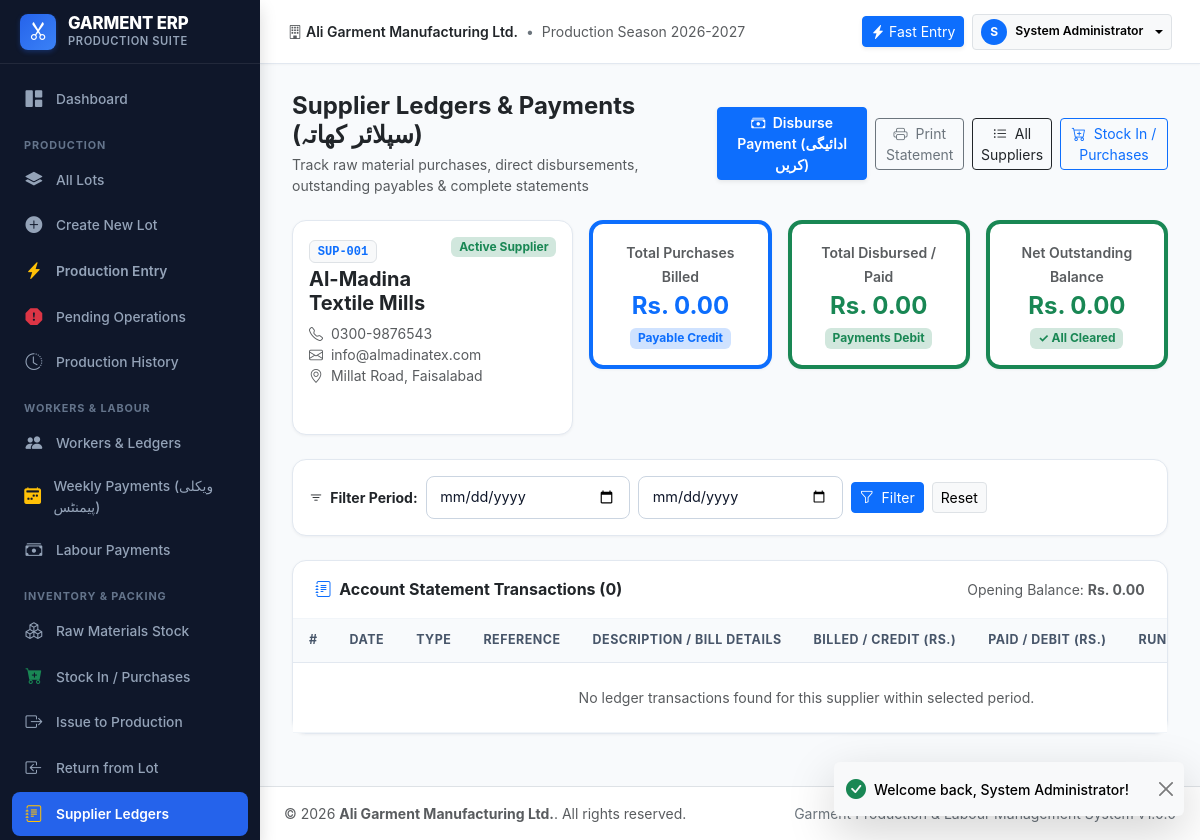
The app's page /modules/raw_materials/supplier_ledger.php?id=1 (signed in) with its own data.
### tables this page shows
CREATE TABLE `users` (
    `id` INT AUTO_INCREMENT PRIMARY KEY,
    `username` VARCHAR(50) NOT NULL UNIQUE,
    `password_hash` VARCHAR(255) NOT NULL,
    `full_name` VARCHAR(100) NOT NULL,
    `role_id` INT NOT NULL,
    `phone` VARCHAR(30) NULL,
    `email` VARCHAR(100) NULL,
    `is_active` TINYINT(1) NOT NULL DEFAULT 1,
    `created_at` DATETIME NOT NULL DEFAULT CURRENT_TIMESTAMP,
    `updated_at` DATETIME NOT NULL DEFAULT CURRENT_TIMESTAMP ON UPDATE CURRENT_TIMESTAMP,
    FOREIGN KEY (`role_id`) REFERENCES `roles`(`id`)
);

CREATE TABLE `suppliers` (
    `id` INT AUTO_INCREMENT PRIMARY KEY,
    `code` VARCHAR(40) NOT NULL UNIQUE,
    `name` VARCHAR(120) NOT NULL,
    `contact_person` VARCHAR(100) NULL,
    `phone` VARCHAR(40) NULL,
    `email` VARCHAR(100) NULL,
    `address` TEXT NULL,
    `opening_balance` DECIMAL(14,2) NOT NULL DEFAULT 0.00,
    `notes` TEXT NULL,
    `is_active` TINYINT(1) NOT NULL DEFAULT 1
);

### config/config.php (called while the page is built, shortened)
<?php
function get_db(): PDO {
    static $instance = null;
    if ($instance === null) {
        $dsn = "mysql:host=" . DB_HOST . ";port=" . DB_PORT . ";dbname=" . DB_NAME . ";charset=utf8mb4";
        $options = [
            PDO::ATTR_ERRMODE            => PDO::ERRMODE_EXCEPTION,
            PDO::ATTR_DEFAULT_FETCH_MODE => PDO::FETCH_ASSOC,
            PDO::ATTR_EMULATE_PREPARES   => false,
        ];
        try {
            $instance = new PDO($dsn, DB_USER, DB_PASS, $options);
        } catch (PDOException $e) {
            if (!empty(DB_PASS) && (DB_HOST === '127.0.0.1' || DB_HOST === 'localhost')) {
                try {
                    $instance = new PDO($dsn, DB_USER, '', $options);
                    return $instance;
                } catch (PDOException $e2) {
                }
            }
            error_log("Database connection error: " . $e->getMessage());
            die("<strong>Database connection error:</strong> Unable to connect to MySQL database [<strong>" . htmlspecialchars(DB_NAME) . "</strong>] on <strong>" . htmlspecialchars(DB_HOST) . "</strong>.<br><br>Please verify database credentials in <code>config/config.php</code>.<br><br><small>Technical details: " . htmlspecialchars($e->getMessage()) . "</small>");
        }
    }
    return $instance;
}
function clean(mixed $data): mixed {
    return htmlspecialchars(trim((string)$data), ENT_QUOTES, 'UTF-8');
}
function format_currency(float|int|string $amount): string {
    return 'Rs. ' . number_format((float)$amount, 2);
}
function get_setting(string $key, string $default = ''): string {
    static $settingsCache = null;
    if ($settingsCache === null) {
        $db = get_db();
        $stmt = $db->query("SELECT setting_key, setting_value FROM system_settings");
        $settingsCache = $stmt->fetchAll(PDO::FETCH_KEY_PAIR);
    }
    return $settingsCache[$key] ?? $default;
}

### config/auth.php (called while the page is built, shortened)
<?php
require_once __DIR__ . '/config.php';
function is_logged_in(): bool {
    return isset($_SESSION['user_id']) && !empty($_SESSION['user_id']);
}
function current_user(): ?array {
    static $userCache = null;
    if ($userCache === null) {
        $db = get_db();
        $stmt = $db->prepare("SELECT u.*,
                                     COALESCE(r.name, CASE WHEN u.role_id = 1 OR u.username = 'admin' THEN 'super_admin' ELSE 'viewer' END) AS role_name,
                                     COALESCE(r.display_name, CASE WHEN u.role_id = 1 OR u.username = 'admin' THEN 'Super Admin' ELSE 'Viewer' END) AS role_display
                              FROM users u
                              LEFT JOIN roles r ON u.role_id = r.id
                              WHERE u.id = ? AND u.is_active = 1");
        $stmt->execute([$_SESSION['user_id']]);
        $userCache = $stmt->fetch() ?: null;
    }
    return $userCache;
}
function require_login(): void {
    if (!is_logged_in() || current_user() === null) {
        unset($_SESSION['user_id'], $_SESSION['user_name'], $_SESSION['role']);
        redirect('login.php', 'Please log in to continue.', 'warning');
    }
}

### modules/raw_materials/supplier_ledger.php (the view, shortened to what this page needs)
<?php
require_once __DIR__ . '/../../config/config.php';
require_once __DIR__ . '/../../config/auth.php';
require_login();
$db = get_db();
$selectedSupplierId = (int)($_GET['supplier_id'] ?? $_GET['id'] ?? 0);
$selectedSupplier = null;
$transactions = [];
$dateFrom = trim($_GET['date_from'] ?? '');
$dateTo = trim($_GET['date_to'] ?? '');
if ($selectedSupplierId > 0) {
    $sQuery = $db->prepare("SELECT * FROM suppliers WHERE id = ?");
    $sQuery->execute([$selectedSupplierId]);
    $selectedSupplier = $sQuery->fetch();
    if ($selectedSupplier) {
        $filterSql = "WHERE supplier_id = ?";
        $filterParams = [$selectedSupplierId];
        $txStmt = $db->prepare("SELECT * FROM supplier_ledger $filterSql ORDER BY transaction_date ASC, id ASC");
        $txStmt->execute($filterParams);
        $transactions = $txStmt->fetchAll();
        $sumStmt = $db->prepare("SELECT
            COALESCE(SUM(debit), 0) AS total_paid,
            COALESCE(SUM(credit), 0) AS total_billed
            FROM supplier_ledger WHERE supplier_id = ?");
        $sumStmt->execute([$selectedSupplierId]);
        $sumRow = $sumStmt->fetch();
        $totalBilled = (float)$sumRow['total_billed'];
        $totalPaid = (float)$sumRow['total_paid'];
        $netPayable = round(((float)$selectedSupplier['opening_balance'] + $totalBilled) - $totalPaid, 2);
    }
}
require_once __DIR__ . '/../../includes/header.php';
require_once __DIR__ . '/../../includes/sidebar.php';
?>
<div class="app-main">
    <?php require_once __DIR__ . '/../../includes/topbar.php'; ?>
    <div class="app-content">
        <div class="d-flex flex-column flex-sm-row justify-content-between align-items-sm-center gap-3 mb-4">
            <div>
                <h4 class="fw-bold mb-1 text-dark">Supplier Ledgers & Payments (سپلائر کھاتہ)</h4>
                <p class="text-muted small mb-0">Track raw material purchases, direct disbursements, outstanding payables & complete statements</p>
            </div>
            <div class="d-flex align-items-center gap-2">
                <?php if ($selectedSupplier): ?>
                    <button type="button" class="btn btn-primary btn-sm fw-semibold shadow-sm" data-bs-toggle="modal" data-bs-target="#disbursePaymentModal">
                        <i class="bi bi-cash-stack me-1"></i> Disburse Payment (ادائیگی کریں)
                    </button>
                    <button type="button" onclick="window.print()" class="btn btn-outline-secondary btn-sm">
                        <i class="bi bi-printer me-1"></i> Print Statement
                    </button>
                    <a href="<?= BASE_URL ?>modules/raw_materials/supplier_ledger.php" class="btn btn-outline-dark btn-sm">
                        <i class="bi bi-list-ul me-1"></i> All Suppliers
                    </a>
                <?php endif; ?>
                <a href="<?= BASE_URL ?>modules/raw_materials/purchases.php" class="btn btn-outline-primary btn-sm">
                    <i class="bi bi-cart-plus me-1"></i> Stock In / Purchases
                </a>
            </div>
        </div>
        <?php if ($selectedSupplier): ?>
            <div class="row g-3 mb-4">
                <div class="col-12 col-lg-4">
                    <div class="card-modern h-100 p-3">
                        <div class="d-flex justify-content-between align-items-start mb-2">
                            <div>
                                <span class="badge bg-light text-primary border font-monospace mb-1"><?= clean($selectedSupplier['code']) ?></span>
                                <h5 class="fw-bold text-dark mb-0"><?= clean($selectedSupplier['name']) ?></h5>
                            </div>
                            <span class="badge bg-success-subtle text-success">Active Supplier</span>
                        </div>
                        <div class="small text-muted mb-2">
                            <div><i class="bi bi-telephone me-1"></i> <?= clean($selectedSupplier['phone'] ?: 'No phone') ?></div>
                            <div><i class="bi bi-envelope me-1"></i> <?= clean($selectedSupplier['email'] ?: 'No email') ?></div>
                            <div><i class="bi bi-geo-alt me-1"></i> <?= clean($selectedSupplier['address'] ?: 'Factory Mill / Supplier') ?></div>
                        </div>
                    </div>
                </div>
                <div class="col-12 col-lg-8">
                    <div class="row g-3">
                        <div class="col-12 col-sm-4">
                            <div class="card-modern p-3 border-start border-primary border-4 text-center">
                                <span class="text-muted small fw-semibold">Total Purchases Billed</span>
                                <h4 class="fw-bold text-primary my-1"><?= format_currency($totalBilled) ?></h4>
                                <span class="badge bg-primary-subtle text-primary small">Payable Credit</span>
                            </div>
                        </div>
                        <div class="col-12 col-sm-4">
                            <div class="card-modern p-3 border-start border-success border-4 text-center">
                                <span class="text-muted small fw-semibold">Total Disbursed / Paid</span>
                                <h4 class="fw-bold text-success my-1"><?= format_currency($totalPaid) ?></h4>
                                <span class="badge bg-success-subtle text-success small">Payments Debit</span>
                            </div>
                        </div>
                        <div class="col-12 col-sm-4">
                            <div class="card-modern p-3 border-start <?= $netPayable > 0 ? 'border-danger' : 'border-success' ?> border-4 text-center">
                                <span class="text-muted small fw-semibold">Net Outstanding Balance</span>
                                <h4 class="fw-bold <?= $netPayable > 0 ? 'text-danger' : 'text-success' ?> my-1"><?= format_currency($netPayable) ?></h4>
                                <span class="badge <?= $netPayable > 0 ? 'bg-danger-subtle text-danger' : 'bg-success-subtle text-success' ?> small">
                                    <?= $netPayable > 0 ? '⚠️ Outstanding Payable' : '✓ All Cleared' ?>
                                </span>
                            </div>
                        </div>
                    </div>
                </div>
            </div>
            <div class="card-modern mb-4 p-3">
                <form method="GET" action="" class="row g-2 align-items-center">
                    <div class="col-12 col-sm-auto">
                        <span class="fw-bold text-dark small"><i class="bi bi-filter me-1"></i> Filter Period:</span>
                    </div>
                    <div class="col-6 col-sm-3">
                        <input type="date" name="date_from" class="form-control form-control-sm" value="<?= clean($dateFrom) ?>" placeholder="From Date">
                    </div>
                    <div class="col-6 col-sm-3">
                        <input type="date" name="date_to" class="form-control form-control-sm" value="<?= clean($dateTo) ?>" placeholder="To Date">
                    </div>
                    <div class="col-12 col-sm-auto d-flex gap-2">
                        <button type="submit" class="btn btn-primary btn-sm"><i class="bi bi-funnel me-1"></i> Filter</button>
                        <a href="<?= BASE_URL ?>modules/raw_materials/supplier_ledger.php?id=<?= $selectedSupplierId ?>" class="btn btn-light btn-sm border">Reset</a>
                    </div>
                </form>
            </div>
            <div class="card-modern">
                <div class="card-modern-header d-flex justify-content-between align-items-center">
                    <h6 class="fw-bold mb-0 text-dark">
                        <i class="bi bi-journal-text text-primary me-1"></i> Account Statement Transactions (<?= count($transactions) ?>)
                    </h6>
                    <span class="text-muted small">Opening Balance: <strong><?= format_currency((float)$selectedSupplier['opening_balance']) ?></strong></span>
                </div>
                <div class="card-modern-body p-0">
                    <div class="table-responsive">
                        <table class="table table-modern align-middle mb-0">
                            <thead>
                                <tr>
                                    <th>#</th>
                                    <th>Date</th>
                                    <th>Type</th>
                                    <th>Reference</th>
                                    <th>Description / Bill Details</th>
                                    <th class="text-end">Billed / Credit (Rs.)</th>
                                    <th class="text-end">Paid / Debit (Rs.)</th>
                                    <th class="text-end">Running Balance (Rs.)</th>
                                </tr>
                            </thead>
                            <tbody>
                                <?php if (empty($transactions)): ?>
                                    <tr>
                                        <td colspan="8" class="text-center py-4 text-muted">
                                            No ledger transactions found for this supplier within selected period.
                                        </td>
                                    </tr>
                                <?php endif; ?>
                            </tbody>
                        </table>
                    </div>
                </div>
            </div>
        <?php endif; ?>
    </div>
<?php require_once __DIR__ . '/../../includes/footer.php'; ?>

### includes/topbar.php (shortened to what this page needs)
<?php
$currentUser = current_user();
?>
<header class="app-topbar">
    <div class="d-flex align-items-center gap-3">
        <div class="d-none d-md-flex align-items-center text-muted small">
            <i class="bi bi-building me-1"></i>
            <span class="fw-semibold text-dark"><?= clean(get_setting('company_name', 'Garment ERP')) ?></span>
            <span class="mx-2 text-secondary">•</span>
            <span>Production Season 2026-2027</span>
        </div>
    </div>
    <div class="d-flex align-items-center gap-2">
        <a href="<?= BASE_URL ?>modules/production/index.php" class="btn btn-sm btn-primary d-none d-sm-inline-flex align-items-center gap-1 shadow-sm">
            <i class="bi bi-lightning-charge-fill"></i>
            <span>Fast Entry</span>
        </a>
        <div class="dropdown">
            <button class="btn btn-sm btn-light border dropdown-toggle d-flex align-items-center gap-2" type="button" data-bs-toggle="dropdown" aria-expanded="false">
                <div class="bg-primary text-white rounded-circle d-flex align-items-center justify-content-center" style="width: 26px; height: 26px; font-size: 0.75rem; font-weight: 700;">
                    <?= strtoupper(substr($currentUser['full_name'] ?? 'U', 0, 1)) ?>
                </div>
                <span class="d-none d-md-inline fw-semibold small"><?= clean($currentUser['full_name'] ?? 'User') ?></span>
            </button>
        </div>
    </div>
</header>

### records on screen
users: full_name "S", full_name "System Administrator"
suppliers: code "SUP-001", name "Al-Madina Textile Mills", phone "0300-9876543", email "info@almadinatex.com", address "Millat Road, Faisalabad", opening_balance "Rs. 0.00"

### other values on screen
get_setting('company_name', 'Garment ERP') "Ali Garment Manufacturing Ltd."
format_currency($totalBilled) "Rs. 0.00"
format_currency($totalPaid) "Rs. 0.00"
format_currency($netPayable) "Rs. 0.00"
count($transactions) "0"
